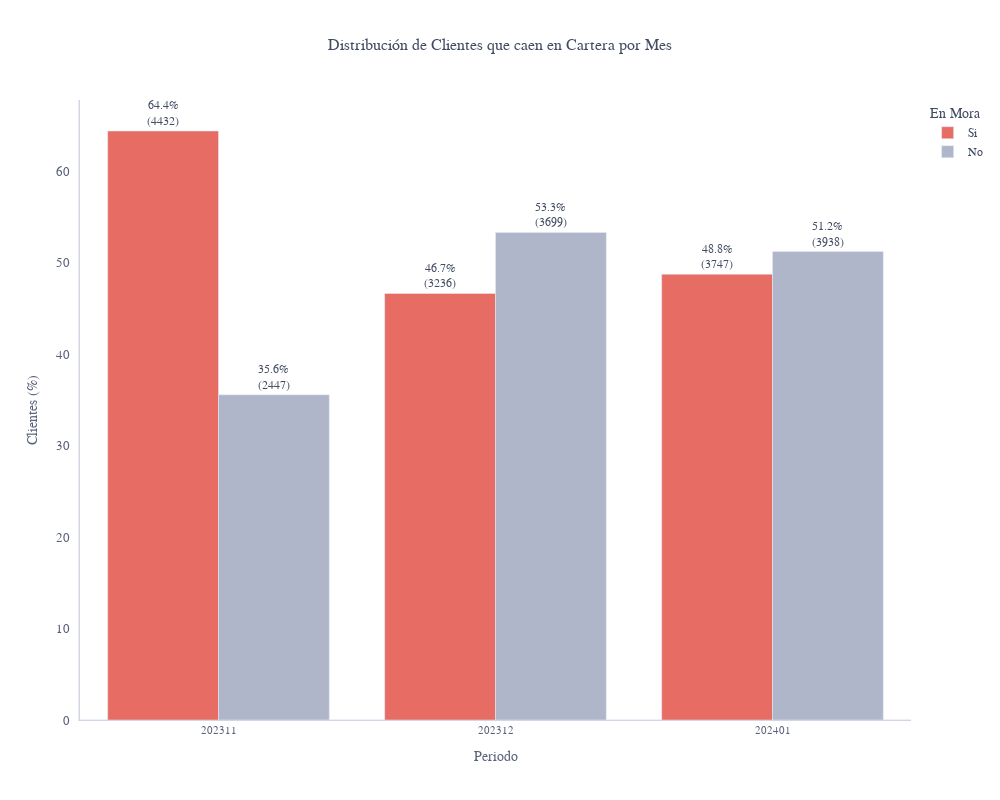

The notebook cell saved with this chart:
### Code cell
fig = px.bar(df_mora_time, x='aniomes', y='proportion', title='Target Proportion',color='target',barmode='group',text='count',color_discrete_sequence=[paleta.color_red,paleta.color_grey_3])
fig.update_traces(texttemplate='%{y:.1f}%<br>(%{text})', textposition='outside', textfont_size=12)
# legend title
fig.update_layout(legend_title_text='En Mora')
fig.update_yaxes(title_text='Clientes (%)')
fig.update_xaxes(title_text='Periodo')
fig.update_layout(
    height=800, 
    width=1000,
    title_text="Distribución de Clientes que caen en Cartera por Mes", 
    title_x=0.5,  
    title_font_size=16  
)
fig.show()
fig.write_image(str(FIGURES_DIR / 'clientes_mora_distribution_time.svg'))
fig.write_image(str(FIGURES_DIR / 'clientes_mora_distribution_time.png'))

### Figure 1 — Plotly figure (JSON) as saved in the notebook; plotly's stock layout.template omitted (floating-point values rounded to 4 significant figures)
{"data": [{"alignmentgroup": "True", "hovertemplate": "target=Si<br>aniomes=%{x}<br>proportion=%{y}<br>count=%{text}<extra></extra>", "legendgroup": "Si", "marker": {"color": "#E66C64", "pattern": {"shape": ""}}, "name": "Si", "offsetgroup": "Si", "orientation": "v", "showlegend": true, "text": [4432, 3236, 3747], "textfont": {"size": 12}, "textposition": "outside", "texttemplate": "%{y:.1f}%<br>(%{text})", "type": "bar", "x": ["202311", "202312", "202401"], "xaxis": "x", "y": [64.43, 46.66, 48.76], "yaxis": "y"}, {"alignmentgroup": "True", "hovertemplate": "target=No<br>aniomes=%{x}<br>proportion=%{y}<br>count=%{text}<extra></extra>", "legendgroup": "No", "marker": {"color": "#B0B6CA", "pattern": {"shape": ""}}, "name": "No", "offsetgroup": "No", "orientation": "v", "showlegend": true, "text": [2447, 3699, 3938], "textfont": {"size": 12}, "textposition": "outside", "texttemplate": "%{y:.1f}%<br>(%{text})", "type": "bar", "x": ["202311", "202312", "202401"], "xaxis": "x", "y": [35.57, 53.34, 51.24], "yaxis": "y"}], "layout": {"barmode": "group", "height": 800, "legend": {"title": {"text": "En Mora"}, "tracegroupgap": 0}, "title": {"font": {"size": 16}, "text": "Distribución de Clientes que caen en Cartera por Mes", "x": 0.5}, "width": 1000, "xaxis": {"anchor": "y", "domain": [0, 1], "title": {"text": "Periodo"}}, "yaxis": {"anchor": "x", "domain": [0, 1], "title": {"text": "Clientes (%)"}}}}
